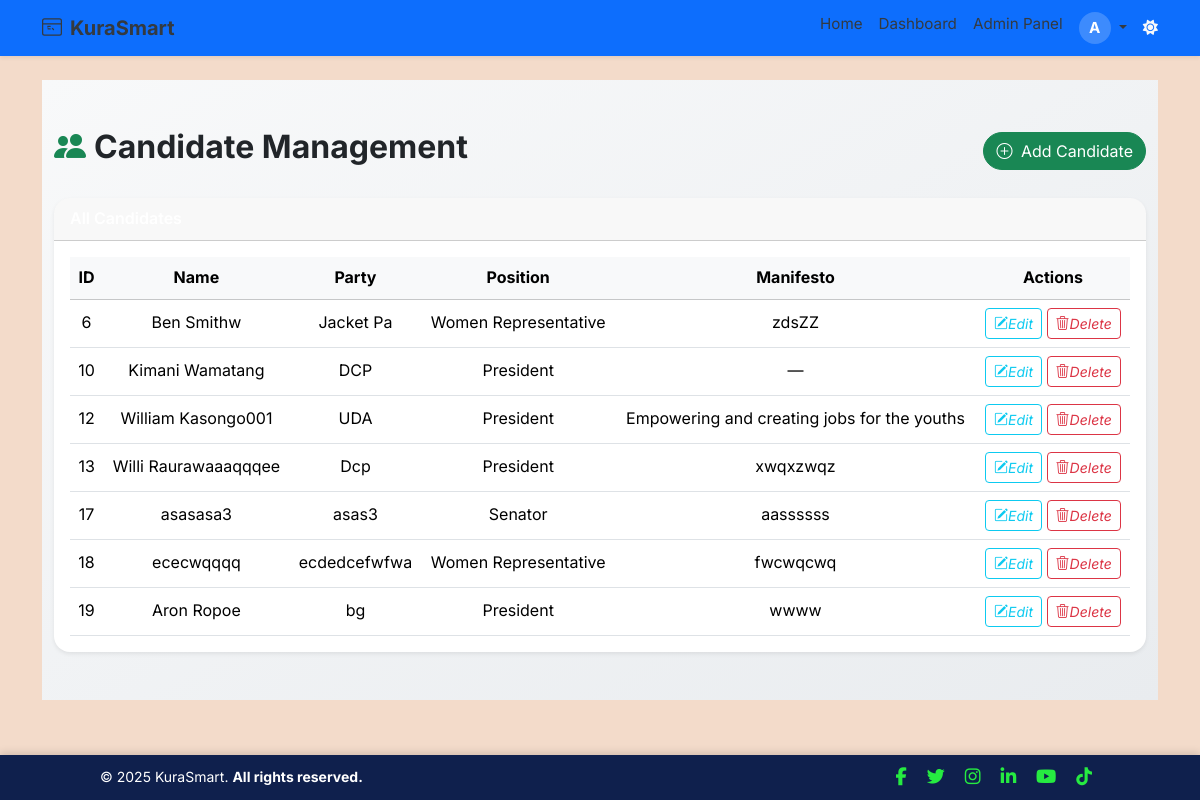
/admin/candidates (signed in), run on an earlier commit of the app's database.
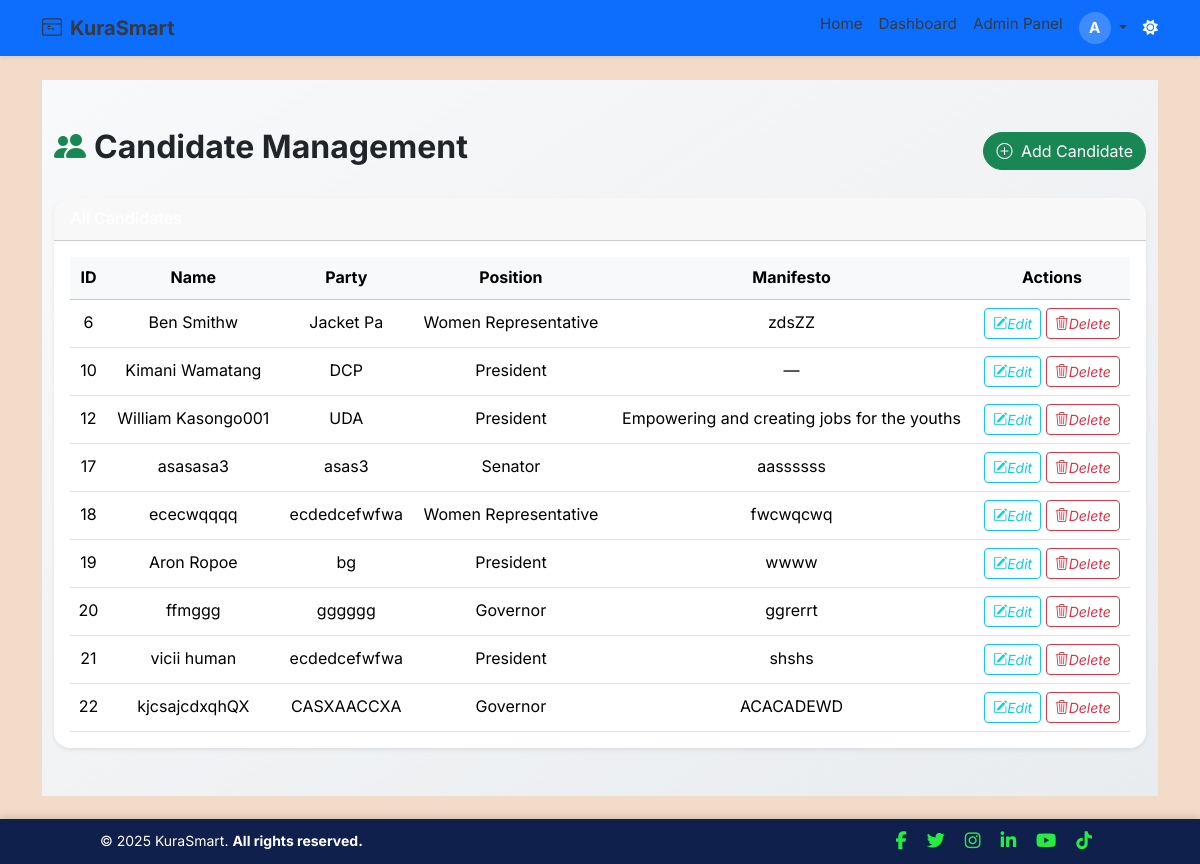
And on a later commit of the database.
### app/models.py (models this page shows, shortened)
class Candidate(db.Model):
    __tablename__ = 'candidate'
    id = db.Column(db.Integer, primary_key=True)
    user_id = db.Column(db.Integer, db.ForeignKey('users.id'), nullable=False)
    election_id = db.Column(db.Integer, db.ForeignKey('election.id'), nullable=False)
    position_id = db.Column(db.Integer, db.ForeignKey('position.id'), nullable=False)
    full_name = db.Column(db.String(100), nullable=False)
    party_name = db.Column(db.String(100))
    position = db.Column(db.String(100), nullable=True)
    description = db.Column(db.Text)
    manifesto = db.Column(db.Text)
    approved = db.Column(db.Boolean, default=False)
    created_at = db.Column(db.DateTime, default=datetime.utcnow)
    user = db.relationship('User', back_populates='candidates')
    election = db.relationship('Election', back_populates='candidates')
    position_rel = db.relationship('Position', back_populates='candidates')
    votes = db.relationship('Vote', back_populates='candidate', lazy='dynamic')
    __table_args__ = (
        db.UniqueConstraint('user_id', 'election_id', 'position_id', name='unique_candidate_combination'),
    )

### app/routes/web_auth.py (the view, shortened to what this page needs)
@admin_web_bp.route('/candidates', methods=['GET', 'POST'])
@login_required
def manage_candidates():
    form = CandidateForm()
    try:
        candidates = Candidate.query.all()
        return render_template('admin/candidates.html', candidates=candidates, form=form)
    except Exception as e:
        db.session.rollback()
        flash(f"Error managing candidates: {e}", "danger")
        return redirect(url_for('admin_web.manage_candidates'))

### app/context_processors.py (called while the page is built)
def inject_unread_notifs():
    if current_user.is_authenticated:
        count = Notification.query.filter_by(read=False).count()
    else:
        count = 0
    return {'unread_count': count}

### app/templates/admin/candidates.html (shortened to what this page needs)
{% extends "base.html" %}
{% block content %}
<div class="admin-dashboard-background py-5">
  <div class="container" data-aos="fade-up">
    <div class="d-flex justify-content-between align-items-center mb-4">
      <h2 class="fw-bold"><i class="bi bi-people-fill me-2 text-success"></i>Candidate Management</h2>
      <button class="btn btn-success rounded-pill" data-bs-toggle="modal" data-bs-target="#candidateModal">
        <i class="bi bi-plus-circle me-1"></i> Add Candidate
      </button>
    </div>
    <div class="card shadow-sm border-0 rounded-4">
      <div class="card-header bg-gradient-secondary text-white fw-semibold rounded-top-4">All Candidates</div>
      <div class="card-body">
        {% if candidates %}
        <table class="table table-hover align-middle text-center mb-0">
          <thead class="table-light">
            <tr>
              <th>ID</th>
              <th>Name</th>
              <th>Party</th>
              <th>Position</th>
              <th>Manifesto</th>
              <th>Actions</th>
            </tr>
          </thead>
          <tbody>
            {% for c in candidates %}
            <tr data-aos="zoom-in" data-aos-delay="{{ loop.index * 30 }}">
              <td>{{ c.id }}</td>
              <td>{{ c.full_name }}</td>
              <td>{{ c.party_name or '—' }}</td>
              <td>{{ c.position }}</td>
              <td>
                {% if c.manifesto %}
                  {{ c.manifesto[:100] ~ '...' if c.manifesto|length > 100 else c.manifesto }}
                {% else %}
                  —
                {% endif %}
              </td>
              <td>
                <a href="{{ url_for('admin_web.edit_candidate', id=c.id) }}" class="btn btn-sm btn-outline-info">
                  <i class="bi bi-pencil-square">Edit</i>
                </a>
                <form method="POST" action="{{ url_for('admin_web.delete_candidate', candidate_id=c.id) }}" class="d-inline" onsubmit="return confirm('Delete this candidate?');">
                  <button type="submit" class="btn btn-sm btn-outline-danger">
                    <i class="bi bi-trash3">Delete</i>
                  </button>
                </form>
              </td>
            </tr>
            {% endfor %}
          </tbody>
        </table>
        {% else %}
        <p class="text-center text-muted py-4">No candidates available.</p>
        {% endif %}
      </div>
    </div>
  </div>
</div>
{% endblock %}

What changed in the data, as far as the page shows it:
removed Candidate: id "13", full_name "Willi Raurawaaaqqqee", party_name "Dcp", position "President", manifesto "xwqxzwqz"
added Candidate: id "20", full_name "ffmggg", party_name "gggggg", position "Governor", manifesto "ggrerrt"
added Candidate: id "21", full_name "vicii human", party_name "ecdedcefwfwa", position "President", manifesto "shshs"
added Candidate: id "22", full_name "kjcsajcdxqhQX", party_name "CASXAACCXA", position "Governor", manifesto "ACACADEWD"
